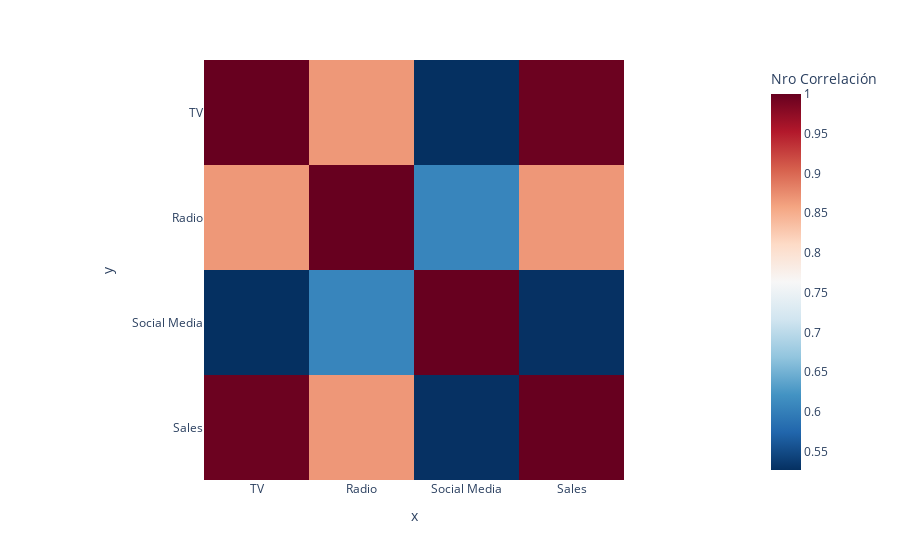

Notebook code cell kept with this figure:
### Code cell
px.imshow(data_Marketing.corr(),
          color_continuous_scale='RdBu_r',
          labels=dict(x="x", y="y", color="Nro Correlación")
          )

### Figure 1 — Plotly figure (JSON) as saved in the notebook; plotly's stock layout.template omitted (floating-point values rounded to 4 significant figures)
{"data": [{"coloraxis": "coloraxis", "hovertemplate": "x: %{x}<br>y: %{y}<br>Nro Correlación: %{z}<extra></extra>", "name": "0", "type": "heatmap", "x": ["TV", "Radio", "Social Media", "Sales"], "xaxis": "x", "y": ["TV", "Radio", "Social Media", "Sales"], "yaxis": "y", "z": [[1, 0.8669, 0.527, 0.9966], [0.8669, 1, 0.6068, 0.8674], [0.527, 0.6068, 1, 0.5281], [0.9966, 0.8674, 0.5281, 1]]}], "layout": {"coloraxis": {"colorbar": {"title": {"text": "Nro Correlación"}}, "colorscale": [[0, "rgb(5,48,97)"], [0.1, "rgb(33,102,172)"], [0.2, "rgb(67,147,195)"], [0.3, "rgb(146,197,222)"], [0.4, "rgb(209,229,240)"], [0.5, "rgb(247,247,247)"], [0.6, "rgb(253,219,199)"], [0.7, "rgb(244,165,130)"], [0.8, "rgb(214,96,77)"], [0.9, "rgb(178,24,43)"], [1, "rgb(103,0,31)"]]}, "margin": {"t": 60}, "xaxis": {"anchor": "y", "constrain": "domain", "domain": [0, 1], "scaleanchor": "y", "title": {"text": "x"}}, "yaxis": {"anchor": "x", "autorange": "reversed", "constrain": "domain", "domain": [0, 1], "title": {"text": "y"}}}}
